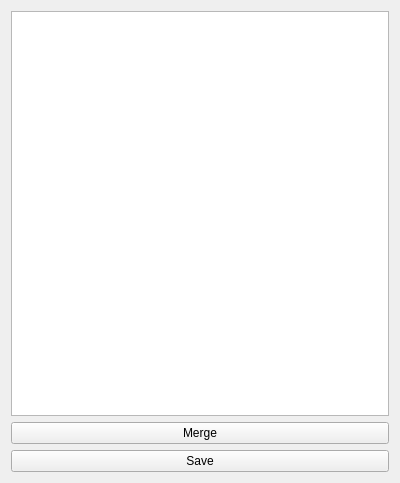
<?xml version="1.0" encoding="UTF-8"?>
<ui version="4.0">
 <class>Wig_DataMergeSave</class>
 <widget class="QWidget" name="Wig_DataMergeSave">
  <property name="geometry">
   <rect>
    <x>0</x>
    <y>0</y>
    <width>400</width>
    <height>483</height>
   </rect>
  </property>
  <property name="windowTitle">
   <string>Form</string>
  </property>
  <layout class="QVBoxLayout" name="verticalLayout">
   <item>
    <widget class="QListView" name="View_ProcessGroups"/>
   </item>
   <item>
    <widget class="QPushButton" name="BMerge">
     <property name="text">
      <string>Merge</string>
     </property>
    </widget>
   </item>
   <item>
    <widget class="QPushButton" name="BSaveJSON">
     <property name="text">
      <string>Save</string>
     </property>
    </widget>
   </item>
  </layout>
 </widget>
 <resources/>
 <connections/>
</ui>
